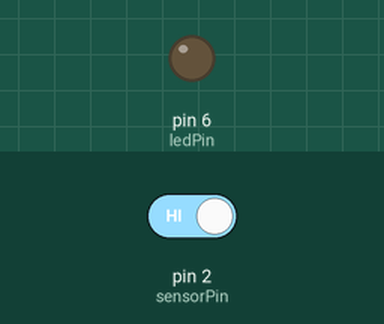
A sketch run on a simulated Arduino Uno, built with avr-gcc and run on an emulated ATmega328P. On the bench: output pins drawn as LEDs (lit = HIGH). The test bench sets the inputs (shaded band); at power-on: pin 2 (sensorPin) HIGH.

Above: at 1.2 s.
1.3 s: pin 2 (sensorPin) driven LOW
At 1.6 s:
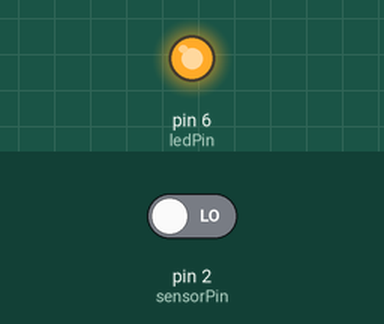
2.8 s: pin 2 (sensorPin) driven HIGH
At 4.0 s:
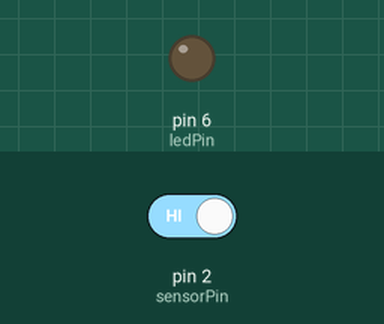
Timing chart, 0 to 5.8 s (numbered marks = the images above; inputs shaded):
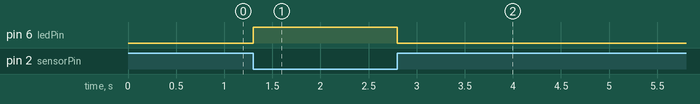

Measured:
- after the input at 1.3 s, pin 6 (ledPin): LOW → HIGH at once
- after the input at 2.8 s, pin 6 (ledPin): HIGH → LOW at once

The sketch:

Hall_Sensor_With_LED.ino
```cpp
/*
Code by: HuHamster
www.youtube.com/@HuHamster
*/

// Define pins for the LED and sensor.
const int ledPin = 6;     // LED pin.
const int sensorPin = 2;  // Digital sensor pin.

void setup() {
  // Configure pin modes when Arduino starts.
  pinMode(ledPin, OUTPUT);   // ledPin as OUTPUT to control the LED.
  pinMode(sensorPin, INPUT); // sensorPin as INPUT to read data from the sensor.
}

void loop() {
  // Infinite loop: read the sensor and control the LED.

  // Read the sensor state and invert it (!) for the LED.
  // If the sensor is HIGH, the LED will be LOW (off), and vice-versa.
  digitalWrite(ledPin, !digitalRead(sensorPin));

  // Delay for 100 milliseconds for stability.
  delay(100);
}
```
